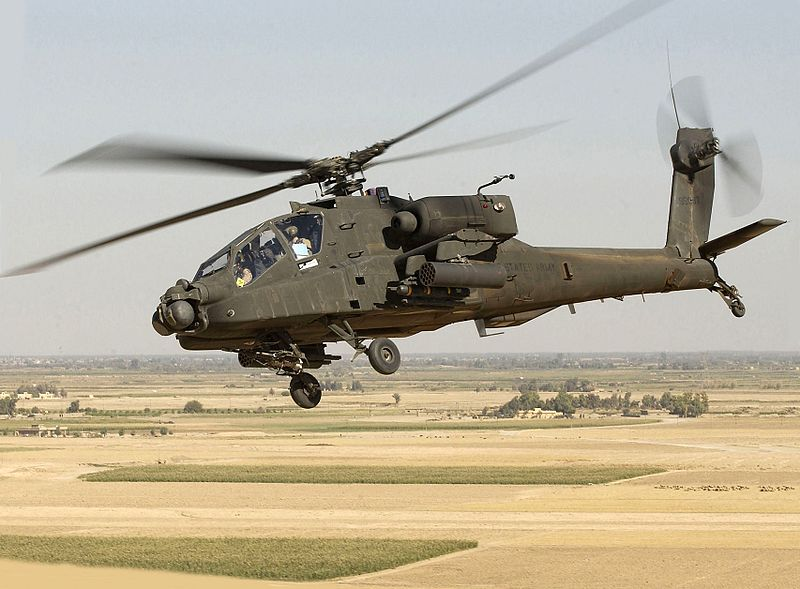
#> input picture Images/Apache_Helicopter.jpg, 800 x 589 px; its folder holds only this picture in this run
$ python -i sprite.py   (imports and definitions only)
#> lines starting #> are read from the running program, lines starting #| are printed output that depends on the picture
import math
from PIL import Image, ImageTk
from manager import Manager
from hitbox import Hitbox
import inspect
import os
import glob
import sys
from threading import Timer

# try:
#   basestring
# except NameError:
#   basestring = str

class SpriteClass(object):
    """The base class of the Sprite class
    This defines all methods of the Sprite class

    """
    image_dictionary = {
        "": "codestersLogo",
        "person1": "Character2",
        "person2": "Character1",
        "person3": "",  # CANNOT FIND THIS IMAGE IN SPRITES
        "person4": "Character4",
        "person5": "Character6",
        "person6": "teenager",
        "person7": "teenager2",
        "person8": "",  # CANNOT FIND THIS IMAGE IN SPRITES
        "person9": "",  # CANNOT FIND THIS IMAGE IN SPRITES
        "person10": "",  # CANNOT FIND THIS IMAGE IN SPRITES
        "person11": "",  # CANNOT FIND THIS IMAGE IN SPRITES
        "person12": "",  # CANNOT FIND THIS IMAGE IN SPRITES
        "princess": "Princess",
        "princess2": "Princess2",
        "prince": "Prince",
        "superhero1": "superhero1",
        "superhero2": "superhero2",
        "athlete1": "athlete1",
        "athlete2": "athlete2",
        "astronaut1": "astronaut",
        "astronaut2": "astronaut2",
        "alien1": "Alien-1",
        "snowman": "Snowman",
        "ufo": "UFO",
        "spaceship": "Shuttle",
        "rocket": "Rocket",
        "knight1": "female-knight",
        "knight2": "knight",
        "wizard": "",  # CANNOT FIND THIS IMAGE IN SPRITES
        "dragon": "dragon",
        "treasurechest": "treasurechest",
        "cow": "",   # CANNOT FIND THIS IMAGE IN SPRITES
        "toucan": "",  # CANNOT FIND THIS IMAGE IN SPRITES
        "parrot": "",  # CANNOT FIND THIS IMAGE IN SPRITES
        "monkey": "",  # CANNOT FIND THIS IMAGE IN SPRITES
        "panther": "",  # CANNOT FIND THIS IMAGE IN SPRITES
        "snake": "",  # CANNOT FIND THIS IMAGE IN SPRITES
        "pig": "",  # CANNOT FIND THIS IMAGE IN SPRITES
        "fox": "Fox",
        "dog": "dog",
        "cat": "Cat",
        "kitten": "kitten",
        "penguin": "penguin",
        "hedgehog": "Hedgehog",
        "butterfly": "Butterfly",
        "dinosaur": "Dinosaur",
        "bubbles": "Bubbles",
        "flowers": "Flowers",
        "flower2": "Flower2",
        "flower3": "flower3",
        "flower4": "Flower4",
        "pinetree1": "PineTree1",
        "pinetree2": "PineTree2",
        "pinetree3": "PineTree3",
        "pinetree4": "PineTree4",
        "pinetree5": "PineTree5",
        "pinetree6": "PineTree6",
        "pinetree7": "PineTree7",
        "shark": "shark",
        "shark2": "shark2",
        "turtle": "swimmingturtleSingle",
        "turtle2": "turtle2",
        "fish1": "Fish_1",
        "fish2": "fish2",
        "fish3": "Fish_3",
        "fish4": "fish_4",
        "football": "football",
        "soccerball": "soccerball",
        "soccernet": "soccer-net-side",
        "baseball": "baseball",
        "baseballbat": "bat",
        "basketball": "basketball",
        "net": "hoop",
        "backboard": "backboard",
        "snowflake1": "snowflake1",
        "snowflake2": "snowflake2",
        "snowflake3": "snowflake3",
        "present1": "Present1",
        "present2": "Present2",
        "present3": "Present3",
        "present4": "Present4",
        "present5": "present_5",
        "present6": "present_6",
        "present7": "present_7",
        "present8": "present_8",
        "paper": "Paper",
        "codesters": "codestersLogo",
        "purpleguy": "purpleGuy",
        "robot": "robot",
        "enemy": "enemy",
        "microphone": "microphone",
        "dice1": "Dice5",
        "dice2": "dice2",
        "dice3": "dice1",
        "dice4": "dice3",
        "dice5": "dice4",
        "dice6": "dice7",
        "heads": "codesterscoinheads",
        "tails": "codesterscointails",
        "coin": "codesterscoinsmall",
        "scissors": "scissors",
        "rock": "rock",
        "earth": "earth",
        "recyclingbin": "recyclingbin",
        "trashcan": "trashbin",
        "garbage": "garbage",
        "pollution": "pollution",
        "applecore": "applecore",
        "fishbones": "fishskeleton",
        "sodacan": "sodacan",
        "steelcan": "can",
        "waterbottle": "waterbottle",
        "milkjug": "milkjug",
        "plasticbag": "plasticbag",
        "toothbrush": "toothbrush",
        "jeans": "jeans",
        "tshirt": "tshirt2",
        "sweater": "sweater",
        "coat": "jacket",
        "fleecehat": "hat",
        "bike": "bike",
        "bench": "bench",
        "slide": "slide",
        "sink": "sink",
        "shower": "shower",
        "hoop": "hoop"

    }

    user_images_directory = os.path.realpath(os.path.split(os.path.split(os.path.split(os.path.realpath(__file__))[0])[0])[0] + '/Images')
    user_images = {name.split('.')[0]:name for name in os.listdir(user_images_directory)}
    image_dictionary.update(user_images)

    ## PIVOTAL FUNCTIONS ##
    def __init__(self, image, x=0, y=0, **kwargs):
        self.canvas = Manager.canvas
        Manager.elements.append(self)

        # Default values
        self.type = Sprite

        self.xcor = x
        self.ycor = y
        self.xspeed = 0
        self.yspeed = 0
        self.speed = 1
        self.modes = []
        self.size = 1
        self.future_size = 1
        self.color = 'black'
        self.heading = 0
        self.future_heading = self.heading
        self.width = 50
        self.height = 50

        self.default_directory = os.path.dirname(os.path.realpath(__file__))
        self.script_directory = os.path.dirname(os.path.realpath(sys.argv[0]))
        self.user_images_directory = os.path.realpath(os.path.split(os.path.split(os.path.split(os.path.realpath(__file__))[0])[0])[0] + '/Images/')


        self.sprite_list = glob.glob(self.default_directory+'/sprites/*')
        if kwargs.get('shape') is None:
            self.photo = Image.open(self.default_directory+'/sprites/codestersLogo.gif')
            self.base_photo = Image.open(self.default_directory+"/sprites/codestersLogo.gif")
            self.base_photo_width = self.photo.size[0]
            self.base_photo_height = self.photo.size[1]
            self.height = self.base_photo_height
            self.width = self.base_photo_width

        self.forever_function = None

        self.hidden = False

        self.animation_duration = 1000
        self.animation_x_coords = []
        self.animation_y_coords = []
        self.animation_rotation_degrees = []
        self.animation_index = 0
        self.rotation_direction = 1
        self.future_x = self.xcor
        self.future_y = self.ycor
        self.angle = 0
        self.step_size = 0

        self.wait_list = []
        self.total_wait_time = 0
        self.future_most_recent_wait_time = 0

        self.say_text = ""
        self.say_color = ""
        self.say_size = 0
        self.say_time = 0
        self.say_font = ""
        self.say_plans = []
        self.say_queue = []

        self.paused = False

        self.gravity = 1
        self.gravity_override = False
        self.gravity_true = Manager.default_gravity
        self.physics_true = True

        self.goal = False
        self.hazard = False
        self.collision = True
        self.drag = False

        self.key_functions = {}

        self.have_clicked = False

        # [15 lines of commented-out code are left out]

        self.event_bindings = {}

        self.opacity = 255

        self.x_flip_plans = []
        self.y_flip_plans = []
        self.x_flipped = False
        self.y_flipped = False
        self.future_x_flipped = False
        self.future_y_flipped = False
        self.dilate_plans = []
        self.scale_plans = []

        self.pen = False
        self.pen_color_var = self.color
        self.pen_size_var = 1
        self.lines = []

        self.pen_plans = []
        self.pen_color_plans = []
        self.pen_size_plans = []

        self.fill = False
        self.fill_color_var = self.pen_color_var
        self.fill_color_plans = []
        self.fill_plans = []
        self.polygons = []

        if image and kwargs.get('shape') is None:

            if image in self.image_dictionary:
                self.filename = self.image_dictionary[image]
            else:
                self.filename = image

            script_img_path = self.script_directory + "/" + self.filename + ".gif"
            default_img_path = self.default_directory + "/sprites/" + self.filename+".gif"
            user_img_path = os.path.realpath(self.user_images_directory + "/" + self.filename)
            img_path = None
            if os.path.isfile(script_img_path):
                img_path = script_img_path
            elif os.path.isfile(default_img_path):
                img_path = default_img_path
            elif os.path.isfile(user_img_path):
                img_path = user_img_path
            else:
                img_path = self.default_directory + "/sprites/codestersLogo.gif"

            self.base_photo = Image.open(img_path)
            self.photo = Image.open(img_path)

            im2 = self.photo.convert('RGBA')
            rot = im2.rotate(self.heading, expand=1)
            fff = Image.new("RGBA", rot.size, (0,)*4)
            self.photo = Image.composite(rot, fff, rot)

            self.base_photo_width = self.photo.size[0]
            self.base_photo_height = self.photo.size[1]
            self.height = self.base_photo_height
            self.width = self.base_photo_width
            self.image_name = image
            self.name = image

        self.shape = ''
        if kwargs.get('shape') is not None:
            self.shape = kwargs.get('shape')
            self.name = self.shape

        self.base_top_left = [-self.width/2, self.height/2]
        self.base_top_right = [self.width/2, self.height/2]
        self.base_bottom_right = [self.width/2, -self.height/2]
        self.base_bottom_left = [-self.width/2, -self.height/2]
        self.hitbox = Hitbox(self.base_top_right,
                             self.base_top_left,
                             self.base_bottom_right,
                             self.base_bottom_left, self)
        self.top_left = [self.xcor-self.width/2, self.ycor+self.height/2]
        self.top_right = [self.xcor+self.width/2, self.ycor+self.height/2]
        self.bottom_right = [self.xcor+self.width/2, self.ycor-self.height/2]
        self.bottom_left = [self.xcor-self.width/2, self.ycor-self.height/2]
        self.corners = [self.top_right, self.top_left, self.bottom_left, self.bottom_right]

        self.collision_function = None
        self.collision_goal_function = None
        self.collision_hazard_function = None

    # [392 lines left out: functions draw, update_physics, clear_queue, update_collision, update_events, check_two_sprites_for_collision and 3 more, not called in this run]

    def print_corners(self):
        self.hitbox.printCorners()

    ## END OF PIVOTAL FUNCTIONS ##

    def hide(self):
        self.hidden = True

    def show(self):
        self.hidden = False

    # Basic motion
    def move_right(self, amount):
        self.glide_to(self.future_x+amount, self.future_y)

    def move_left(self, amount):
        self.glide_to(self.future_x-amount, self.future_y)

    def move_down(self, amount):
        self.glide_to(self.future_x, self.future_y-amount)

    def move_up(self, amount):
        self.glide_to(self.future_x, self.future_y+amount)

    # [12 lines left out: function move_forward, not called in this run]

    def forward(self, amount):
        self.move_forward(amount)

    def move_backward(self, amount):
        self.move_forward(-1 * amount)

    def backward(self, amount):
        self.move_backward(amount)

    def move_back(self, amount):
        self.move_backward(amount)

    def back(self, amount):
        self.move_backward(amount)

    def movex(self, amount):
        self.glide_to(self.future_x+amount, self.future_y)

    def move_x(self, amount):
        self.glide_to(self.future_x+amount, self.future_y)

    def movey(self, amount):
        self.glide_to(self.future_x, self.future_y+amount)

    def move_y(self, amount):
        self.glide_to(self.future_x, self.future_y+amount)

    def translate_y(self, amount):
        self.glide_to(self.future_x, self.future_y+amount)

    def translate_x(self, amount):
        self.glide_to(self.future_x+amount, self.future_y)

    # More complex motion
    # [12 lines left out: function go_to, not called in this run]

    def goto(self, newx, newy):
        self.go_to(newx, newy)

    # [40 lines left out: functions glide_to, set_direction, not called in this run]

    def point_towards(self, tox, toy):
        self.set_direction(tox, toy)

    # [13 lines left out: function turn_clockwise, not called in this run]

    def turn_right(self, degrees):
        self.turn_clockwise(degrees)

    def right(self, degrees):
        self.turn_clockwise(degrees)

    # [13 lines left out: function turn_counterclockwise, not called in this run]

    def turn_left(self, degrees):
        self.turn_counterclockwise(degrees)

    def left(self, degrees):
        self.turn_counterclockwise(degrees)

    # [6 lines left out: function wait, not called in this run]

    def get_wait_time(self):
        return self.future_most_recent_wait_time

    def get_total_wait_time(self):
        return self.total_wait_time

    # [4 lines left out: function say, not called in this run]

    def ask(self, text):
        return input(text+'\n')

    # [8 lines left out: function reset_animation, not called in this run]

    def pause(self):
        self.paused = True

    def stop(self):
        self.reset_animation()

    def reset(self):
        self.reset_animation()

    def play(self):
        self.paused = False

    # Physics

    def jump(self, newspeed):
        self.yspeed = newspeed

    def gravity_on(self):
        self.gravity_override = True
        self.gravity_true = True

    def gravity_off(self):
        self.gravity_override = True
        self.gravity_true = False

    def physics_on(self):
        self.physics_true = True
        self.gravity_on()

    def physics_off(self):
        self.physics_true = False
        self.gravity_off()

    def set_gravity_on(self):
        self.gravity_on()

    def set_gravity_off(self):
        self.gravity_off()

    def set_physics_on(self):
        self.physics_on()

    def set_physics_off(self):
        self.physics_off()

    def is_goal(self):
        self.goal = True

    def collision_goal_on(self):
        self.goal = True

    def collision_goal_off(self):
        self.goal = False

    def is_hazard(self):
        self.hazard = True

    def collision_hazard_on(self):
        self.hazard = True

    def collision_hazard_off(self):
        self.hazard = False

    def cannot_collide(self):
        self.collision = False

    def collision_on(self):
        self.collision = True

    def collision_off(self):
        self.collision = False

    def set_drag_on(self):
        self.drag = True

    def set_drag_off(self):
        self.drag = False

    # the speed in the following functions refers to animations, NOT physics

    def set_speed(self, newspeed):
        self.speed = newspeed
        self.animation_duration = 1000/newspeed

    def speed(self, newspeed):
        self.set_speed(newspeed)

    def get_speed(self):
        return self.speed

    # Setters
    def set_width(self, newsize):
        self.width = newsize
        self.update_image()
    def set_height(self, newsize):
        self.height = newsize
        self.update_image()
    # Old setters
    def set_velx(self, amount):
        self.set_x_speed(amount)
    def set_vely(self, amount):
        self.set_y_speed(amount)
    def set_x_speed(self, newspeed):
        self.xspeed = newspeed
    def set_y_speed(self, newspeed):
        self.yspeed = newspeed
    # [14 lines left out: functions set_y, set_x, not called in this run]
    def set_position(self, to_x, to_y):
        self.go_to(to_x, to_y)
    # [5 lines left out: function set_rotation, not called in this run]
    def set_heading(self, rot):
        self.set_rotation(rot)
    def set_opacity(self, opacity):
        self.opacity = int(opacity * 255)
        self.update_image()
    def set_left(self, amount):
        self.set_x(self.width/2 + amount)
    def set_right(self, amount):
        self.set_x(-self.width/2 + amount)
    def set_top(self, amount):
        self.set_y(-self.height/2 + amount)
    def set_bottom(self, amount):
        self.set_y(self.height/2 + amount)

    # Old getters

    def velx(self):
        return self.xspeed
    def vely(self):
        return self.yspeed
    def y(self):
        return self.ycor
    def x(self):
        return self.xcor
    def rotation(self):
        return self.heading
    def direction(self):
        return self.heading

    # Getters

    def get_x_speed(self):
        return self.xspeed
    def get_y_speed(self):
        return self.yspeed
    def get_composite_speed(self):
        return math.sqrt(self.xspeed**2 + self.yspeed**2)
    def get_y(self):
        return self.future_y
    def get_x(self):
        return self.future_x
    def get_rotation(self):
        return self.future_heading
    def get_direction(self):
        return self.future_heading
    def get_width(self):
        return self.width
    def get_height(self):
        return self.height
    def get_left(self):
        return self.future_x-self.width/2
    def get_right(self):
        return self.future_x+self.width/2
    def get_top(self):
        return self.future_y+self.height/2
    def get_bottom(self):
        return self.future_y-self.height/2
    def get_sides(self):
        return 0
    def get_x_scale(self):
        pass
    def get_size(self):
        return self.future_size
    def get_scale(self):
        return self.future_size
    def get_y_scale(self):
        pass
    def get_type(self):
        # print self.type
        return self.type
    def get_text(self):
        pass
    def get_name(self):
        # print self.name
        return self.name
    def get_image_name(self):
        # print self.image_name
        return self.image_name

    # [14 lines left out: functions set_size, flip_horizontal, not called in this run]
    def flip_right_left(self):
        self.flip_horizontal()
    def flip_left_right(self):
        self.flip_horizontal()
    # [7 lines left out: function flip_vertical, not called in this run]
    def flip_up_down(self):
        self.flip_vertical()
    def flip_down_up(self):
        self.flip_vertical()
    def face_forward(self):
        self.x_flip_plans.append(False)
        self.modes.append("xflip")
    def face_backward(self):
        self.x_flip_plans.append(True)
        self.modes.append("xflip")
    def face_upside_down(self):
        self.y_flip_plans.append(True)
        self.modes.append("yflip")
    def face_rightside_up(self):
        self.y_flip_plans.append(False)
        self.modes.append("yflip")

    ##### EVENTS #####

    # [87 lines left out: functions event_left_key, event_right_key, event_up_key, event_down_key, event_space_key, event_key and 1 more, not called in this run]

    def event_forever(self, function):
        self.forever_function = function

    def event_collision(self, function):
        self.collision_function = function

    def event_collision_goal(self, function):
        self.collision_goal_function = function

    def event_collision_hazard(self, function):
        self.collision_hazard_function = function

    def event_delay(self, function, seconds):
        self.event_delay_timer = Timer(seconds, function, (self,))
        self.event_delay_timer.start()

    ##### END OF EVENTS #####

    def pen_down(self):
        self.pen_plans.append(True)
        self.modes.append("pen")

    def pen_up(self):
        self.pen_plans.append(False)
        self.modes.append("pen")

    # [6 lines left out: function pen_toggle, not called in this run]

    def draw_hitbox(self):
        self.debug()

    def fill_on(self):
        self.fill_plans.append(True)
        self.modes.append("fill")

    def fill_off(self):
        self.fill_plans.append(False)
        self.modes.append("fill")

    # [6 lines left out: function fill_toggle, not called in this run]

    def pen_clear(self):
        self.modes.append("pen_clear")

    def pen_width(self, newwidth):
        self.pen_size(newwidth)

    def pen_size(self, newsize):
        self.pen_size_plans.append(newsize)
        self.modes.append("pen_size")

    # [9 lines left out: function _rgb_to_hex, not called in this run]

    def set_color(self, newcolor_or_r, g=None, b=None):
        self.color = self._rgb_to_hex(newcolor_or_r, g, b)
        self.pen_color_var = self.color

    # [11 lines left out: functions pen_color, set_fill_color, not called in this run]

    def get_color(self):
        return self.color

    def debug(self):
        self.hitbox.draw()

    # [13 lines left out: functions dilate, rotate_about, not called in this run]

    def rotate_origin(self, degrees):
        self.rotate_about(degrees, 0, 0)

    def reflect_x(self, x):
        self.go_to(x - (self.future_x-x), self.future_y)
        self.flip_left_right()

    def reflect_y(self, y):
        self.go_to(self.future_x, y - (self.future_y-y))
        self.flip_up_down()

    def reflect_x_axis(self):
        self.reflect_y(0)

    def reflect_y_axis(self):
        self.reflect_x(0)

    def get_flip(self):
        return self.future_x_flipped != self.future_y_flipped

    def get_fill_on(self):
        return self.fill
    def get_fill_off(self):
        return not self.fill

    def get_pen_up(self):
        return not self.pen
    def get_pen_down(self):
        return self.pen

    # [4 lines left out: function clean_up, not called in this run]

class Sprite(SpriteClass):

    # [9 lines left out: function __init__, not called in this run]

>>> import cv2
>>> picture = cv2.imread('../../Images/Apache_Helicopter.jpg', cv2.IMREAD_GRAYSCALE)
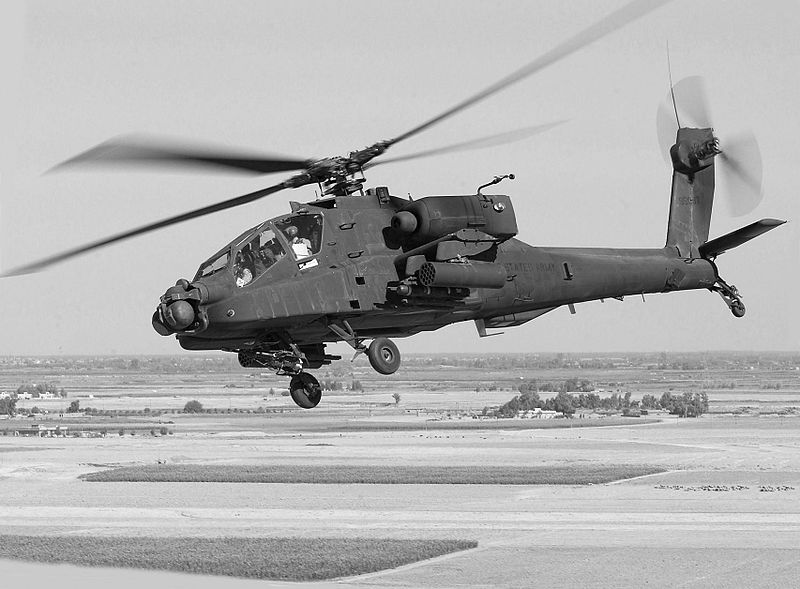
#> picture: shape (589, 800); min 0, max 255, mean 175.5
>>> result = SpriteClass(picture).clear_queue()
#> (the run stopped early here; a loop or call above may not have finished)
